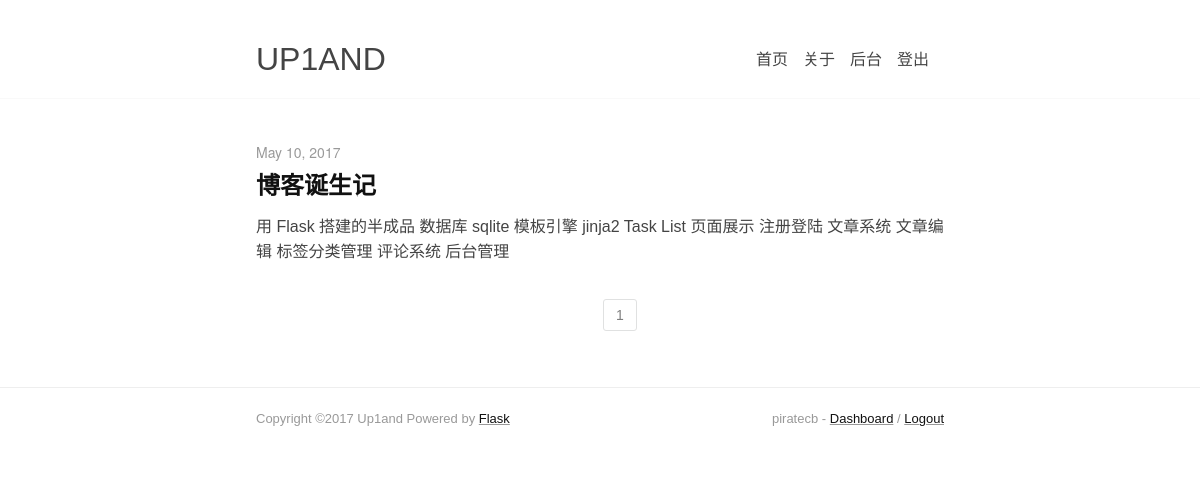
The page / (signed in) on the database its author committed.
### app/models.py (models this page shows, shortened)
class Post(db.Model):
    __tablename__ = 'posts'
    id = db.Column(db.Integer, primary_key=True)
    title = db.Column(db.String(64))
    slug = db.Column(db.String(64))
    content = db.Column(db.String)
    created = db.Column(db.DateTime, default=datetime.datetime.utcnow)
    modified = db.Column(db.DateTime, onupdate=datetime.datetime.utcnow)
    type = db.Column(db.String(10), default='post')
    status = db.Column(db.Boolean)
    order = db.Column(db.Integer, default=0)
    views = db.Column(db.Integer, default=1)
    comment_status = db.Column(db.Boolean)
    author_id = db.Column(db.Integer, db.ForeignKey('users.id'))
    metas = db.relationship('Meta',
                        secondary=post_metas,
                        backref=db.backref('posts', lazy='dynamic'))

class User(db.Model):
    __tablename__ = 'users'
    id = db.Column(db.Integer, primary_key=True)
    username = db.Column(db.String(64), unique=True, index=True)
    nickname = db.Column(db.String(64))
    email = db.Column(db.String(64))
    password_hash = db.Column(db.String)
    token = db.Column(db.String)
    role = db.Column(db.Boolean)
    posts = db.relationship('Post', backref='author', lazy='dynamic')
    @property
    def password(self):
        raise AttributeError('password is not a readable attribute')

### app/main/views.py (the view)
@main.route('/')
def index():
    arg_page = request.args.get('page', 1, type=int)
    pagination = Post.query.filter_by(type='post').order_by(Post.created.desc()).paginate(arg_page, per_page=10, error_out=False)
    posts = pagination.items
    return render_template('index.html', posts=posts, pagination=pagination)

### app/models.py (called while the page is built)
@login_manager.user_loader
def load_user(user_id):
    return User.query.get(int(user_id))

### app/templates/index.html (shortened to what this page needs)
{% extends "base.html" %}
{% import "_pagination.html" as macros %}
{% block content %}
<div class="main pure-g">
    <div class="wrapper pure-u-1 pure-u-md-4-5 pure-u-lg-3-5">
        <div class="posts">
        {% for post in posts %}
            <div class="post-item">
                <div class="post-meta"><time class="updated">{{ post.created|strftime }}</time></div>
                <div class="detail">
                    <h2 class="post-title"><a href="{{ url_for('main.post', post_id=post.id) }}">{{ post.title }}</a></h2>
                    <div class="post-description"><p>{{ post.content|markdown|striptags|truncate }}</p></div>
                </div>
            </div>
        {% endfor %}
        </div>
        <nav class="pagination align-center">
        {{ macros.widget(pagination, 'main.index') }}
        </nav>
    </div>
</div>
{% endblock %}

### app/templates/footer.html
<div class="footer pure-g">
    <div class="wrapper pure-u-1 pure-u-md-4-5 pure-u-lg-3-5">
        <p>
            Copyright ©2017 Up1and Powered by <a class="banquan" href="https://github.com/pallets/flask">Flask</a>
            <span style="float: right">
                {% if current_user.is_authenticated %}
                {{ current_user.username }} -
                <a href="{{ url_for('dashboard.index') }}">Dashboard</a> /
                <a href="{{ url_for('main.logout') }}">Logout</a>
                {% else %}
                <a href="{{ url_for('main.login') }}">Login</a>
                {% endif %}
            </span>
        </p>
    </div>
</div>

### app/static/css/pure-min.css (style rules this page uses)
html { font-family:sans-serif;-ms-text-size-adjust:100%;-webkit-text-size-adjust:100% }
body { margin:0 }
article,aside,details,figcaption,figure,footer,header,hgroup,main,menu,nav,section,summary { display:block }
a { background-color:transparent }
.pure-g { letter-spacing:-.31em;text-rendering:optimizespeed;font-family:FreeSans,Arimo,"Droid Sans",Helvetica,Arial,sans-serif;display:-webkit-box;display:-webkit-flex;display:-ms-flexbox;display:flex;-webkit-flex-flow:row wrap;-ms-flex-flow:row wrap;flex-flow:row wrap;-webkit-align-content:flex-start;-ms-flex-line-pack:start;align-content:flex-start }
.pure-u,.pure-u-1,.pure-u-1-1,.pure-u-1-12,.pure-u-1-2,.pure-u-1-24,.pure-u-1-3,.pure-u-1-4,.pure-u-1-5,.pure-u-1-6,.pure-u-1-8,.pure-u-10-24,.pure-u-11-12,.pure-u-11-24,.pure-u-12-24,.pure-u-13-24,.pure-u-14-24,.pure-u-15-24,.pure-u-16-24,.pure-u-17-24,.pure-u-18-24,.pure-u-19-24,.pure-u-2-24,.pure-u-2-3,.pure-u-2-5,.pure-u-20-24,.pure-u-21-24,.pure-u-22-24,.pure-u-23-24,.pure-u-24-24,.pure-u-3-24,.pure-u-3-4,.pure-u-3-5,.pure-u-3-8,.pure-u-4-24,.pure-u-4-5,.pure-u-5-12,.pure-u-5-24,.pure-u-5-5,.pure-u-5-6,.pure-u-5-8,.pure-u-6-24,.pure-u-7-12,.pure-u-7-24,.pure-u-7-8,.pure-u-8-24,.pure-u-9-24 { letter-spacing:normal;word-spacing:normal;vertical-align:top;text-rendering:auto;display:inline-block;zoom:1 }
.pure-g [class*=pure-u] { font-family:sans-serif }
.pure-u-1,.pure-u-1-1,.pure-u-24-24,.pure-u-5-5 { width:100% }

### app/static/css/grids-responsive-min.css (style rules this page uses)
@media screen and (min-width:48em) { .pure-u-md-1,.pure-u-md-1-1,.pure-u-md-1-2,.pure-u-md-1-3,.pure-u-md-2-3,.pure-u-md-1-4,.pure-u-md-3-4,.pure-u-md-1-5,.pure-u-md-2-5,.pure-u-md-3-5,.pure-u-md-4-5,.pure-u-md-5-5,.pure-u-md-1-6,.pure-u-md-5-6,.pure-u-md-1-8,.pure-u-md-3-8,.pure-u-md-5-8,.pure-u-md-7-8,.pure-u-md-1-12,.pure-u-md-5-12,.pure-u-md-7-12,.pure-u-md-11-12,.pure-u-md-1-24,.pure-u-md-2-24,.pure-u-md-3-24,.pure-u-md-4-24,.pure-u-md-5-24,.pure-u-md-6-24,.pure-u-md-7-24,.pure-u-md-8-24,.pure-u-md-9-24,.pure-u-md-10-24,.pure-u-md-11-24,.pure-u-md-12-24,.pure-u-md-13-24,.pure-u-md-14-24,.pure-u-md-15-24,.pure-u-md-16-24,.pure-u-md-17-24,.pure-u-md-18-24,.pure-u-md-19-24,.pure-u-md-20-24,.pure-u-md-21-24,.pure-u-md-22-24,.pure-u-md-23-24,.pure-u-md-24-24 { display:inline-block;*display:inline;zoom:1;letter-spacing:normal;word-spacing:normal;vertical-align:top;text-rendering:auto } }
@media screen and (min-width:48em) { .pure-u-md-4-5 { width:80%;*width:79.969% } }
@media screen and (min-width:64em) { .pure-u-lg-1,.pure-u-lg-1-1,.pure-u-lg-1-2,.pure-u-lg-1-3,.pure-u-lg-2-3,.pure-u-lg-1-4,.pure-u-lg-3-4,.pure-u-lg-1-5,.pure-u-lg-2-5,.pure-u-lg-3-5,.pure-u-lg-4-5,.pure-u-lg-5-5,.pure-u-lg-1-6,.pure-u-lg-5-6,.pure-u-lg-1-8,.pure-u-lg-3-8,.pure-u-lg-5-8,.pure-u-lg-7-8,.pure-u-lg-1-12,.pure-u-lg-5-12,.pure-u-lg-7-12,.pure-u-lg-11-12,.pure-u-lg-1-24,.pure-u-lg-2-24,.pure-u-lg-3-24,.pure-u-lg-4-24,.pure-u-lg-5-24,.pure-u-lg-6-24,.pure-u-lg-7-24,.pure-u-lg-8-24,.pure-u-lg-9-24,.pure-u-lg-10-24,.pure-u-lg-11-24,.pure-u-lg-12-24,.pure-u-lg-13-24,.pure-u-lg-14-24,.pure-u-lg-15-24,.pure-u-lg-16-24,.pure-u-lg-17-24,.pure-u-lg-18-24,.pure-u-lg-19-24,.pure-u-lg-20-24,.pure-u-lg-21-24,.pure-u-lg-22-24,.pure-u-lg-23-24,.pure-u-lg-24-24 { display:inline-block;*display:inline;zoom:1;letter-spacing:normal;word-spacing:normal;vertical-align:top;text-rendering:auto } }
@media screen and (min-width:64em) { .pure-u-lg-3-5 { width:60%;*width:59.969% } }

### app/static/css/master.css (style rules this page uses)
html, button, input, select, textarea, .pure-g [class*="pure-u"] { font-family: "Georgia","Xin Gothic","PingFang SC","Hiragino Sans GB","Droid Sans Fallback","Microsoft YaHei",sans-serif; }
body { color: #444; }
a { color: #111; word-wrap: break-word; text-decoration-color: rgba(0,0,0,.4); }
.wrapper { box-sizing: border-box; padding-left: 16px; padding-right: 16px; margin: 0 auto; zoom: 1; min-width: 400px; }
.wrapper:after { display: table; content: ""; clear: both; }
.wrapper h1 a, .wrapper h2 a, .wrapper h3 a { text-decoration: none; }
.footer { padding: 10px 0 20px; border-top: 1px solid #eee; color: #999; font-size: 13px; font-family: "Optima","Helvetica Neue",sans-serif; }
.main { margin: 1em 0 2em; }
.post-item { margin: 25px 0 35px; line-height: 25px; min-height: 50px; }
.post-item .post-meta { font-size: 14px; font-family: "Optima","Helvetica Neue",sans-serif; color: #999; }
.post-item h2 { margin: 8px 0 12px; font-size: 24px; -webkit-font-smoothing: antialiased; }
.pagination { margin: 24px 0; font-size: 14px; }

### rows shown on the page
Post: created|strftime "May 10, 2017", title "博客诞生记", content "用 Flask 搭建的半成品 数据库 sqlite 模板引擎 jinja2 Task List 页面展示 注册登陆 文章系统 文章编辑 标签分类管理 评论系统 后台管理"
User: username "piratecb"

### other values the page prints
{{ p }} "1"
